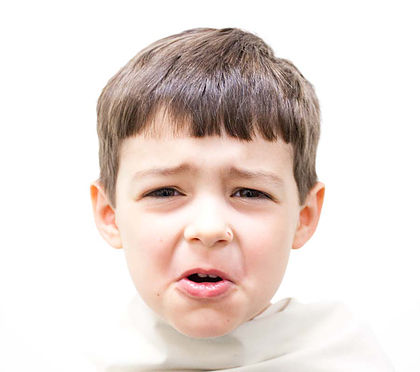
#> input picture StudProjects/team04/project/ANN scripts/data/child.jpg, 420 x 372 px; its folder holds only this picture in this run
$ python grayscale.py
#> lines starting #> are read from the running program, lines starting #| are printed output that depends on the picture
import re
import os
import shutil
import cv2

PATH = "data"

emotions = [
    "neutral",
    "angry",
    "contempt",
    "disgust",
    "fear",
    "happy",
    "sad",
    "surprise"
]

for path, dirs, files in os.walk(PATH):
    for filename in files:
        fullpath = os.path.join(path, filename)
        img = cv2.imread(fullpath)
#> img is the input picture: shape (372, 420, 3); mean B, G, R 214.5, 219.7, 231.9
        gray = cv2.cvtColor(img, cv2.COLOR_BGR2GRAY)
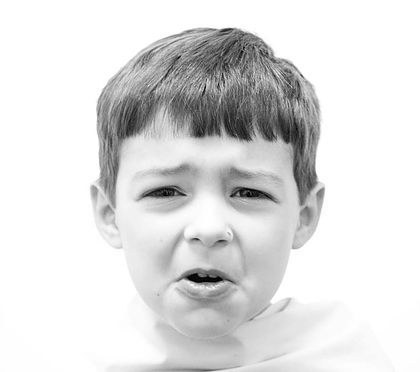
#> gray: shape (372, 420); min 1, max 255, mean 222.7
        cv2.imwrite(fullpath, gray)

$ run again, on StudProjects/team04/project/ANN scripts/data/human_aug6.png
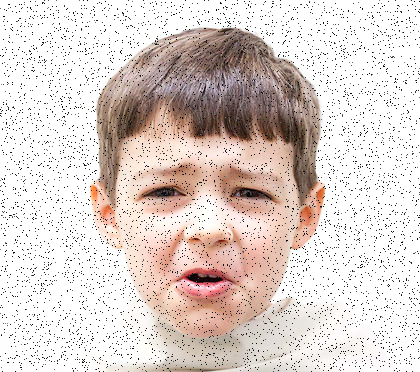
#> input picture StudProjects/team04/project/ANN scripts/data/human_aug6.png, 420 x 372 px
#> img is the input picture: shape (372, 420, 3); mean B, G, R 206.2, 211.1, 222.6
#> `gray = cv2.cvtColor(img, cv2.COLOR_BGR2GRAY)`:
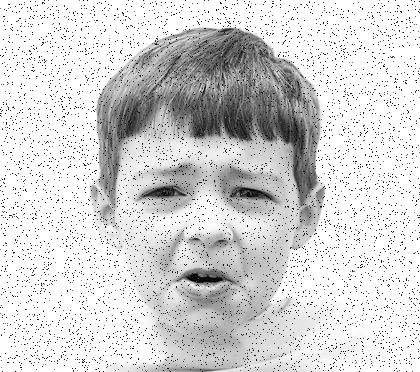
#> gray: shape (372, 420); min 0, max 255, mean 214
